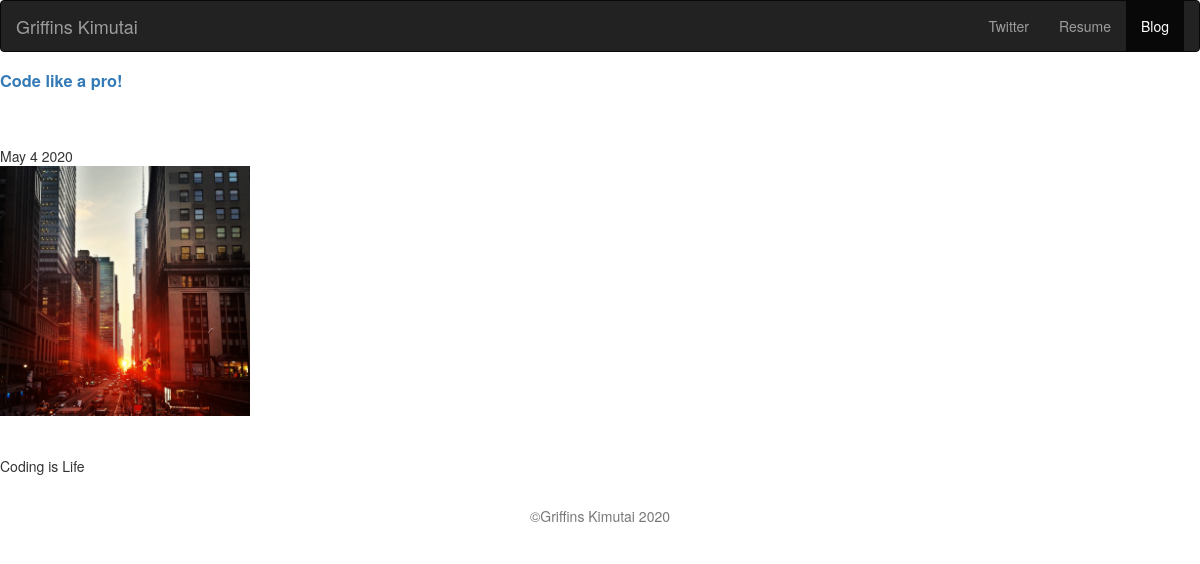
Page /blog/3/ on the committed database.
### blog/models.py (models this page shows, shortened)
class Blog(models.Model):
    title = models.CharField(max_length=100)
    pub_date = models.DateTimeField()
    body = models.TextField()
    image = models.ImageField(upload_to='images/')
    def pub_date_pretty(self):
        return self.pub_date.strftime('%b %e %Y')

### blog/views.py (the view)
# urls.py: path('<int:blog_id>/', views.detail, name="detail")
def detail(request, blog_id):
    detailblog = get_object_or_404(Blog, pk=blog_id )
    return render(request, 'detail.html', {'blog':detailblog})

### blog/templates/detail.html (shortened to what this page needs)
 {% load static  %}
<!DOCTYPE html><html lang="en"><head><meta http-equiv="Content-Type" content="text/html; charset=UTF-8"><link rel="stylesheet" type="text/css" href="cid:css-66af0e8f-dfd4-4338-bc2b-71f5f44ca0a9@mhtml.blink" />
    <link rel="stylesheet" href="http://maxcdn.bootstrapcdn.com/bootstrap/3.3.6/css/bootstrap.min.css">
    <link href="https://getbootstrap.com/docs/4.4/examples/album/album.css" rel="stylesheet">
  </head>
  <body>
    <header>
      <nav class="navbar navbar-inverse">
        <div class="container-fluid">
          <div class="navbar-header">
            <a class="navbar-brand" href="{%  url 'home' %}">Griffins Kimutai</a>
          </div>
          <div class="collapse navbar-collapse" id="myNavbar">
            <ul class="nav navbar-nav navbar-right">
              <li ><a href="http://twitter.com/griffokim">Twitter</a></li>
              <li><a href="{% static 'me.jpg' %}">Resume</a></li>
              <li class="active "><a href="{% url 'allblogs' %}">Blog</a></li>
            </ul>
          </div>
        </div>
      </nav>
</header>
<main role="main">
    <div>
    <a href="{%  url 'detail' blog.id %}"> <h1 style="display: block;
      font-size: 1.17em;
      margin-top: 1em;
      margin-bottom: 1em;
      margin-left: 0;
      margin-right: 0;
      font-weight: bold;"> {{ blog.title }}</h1></a>
   <br>
   <br>
   {{ blog.pub_date_pretty }}
   <br>
   <img class="img-fluid img-responsive" src="{{  blog.image.url  }}" height=200 width="250"/>
   <br>
   <br>
  <p>{{  blog.body }}</p>
  <br>
</div>
</main>
<footer class="text-muted">
  <div class="container text-center">
     <p >
        ©Griffins Kimutai {% now "Y" %}
     </p>
  </div>
</footer>
</body>
</html>

### rows in the picture
Blog: title "Code like a pro!", pub_date_pretty "May 4 2020", image (picture), body "Coding is Life"
